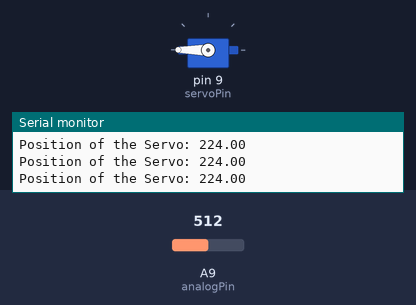
Recording of a sketch running on a simulated Arduino Mega 2560, built with avr-gcc and run on an emulated ATmega2560. Parts: servo, the last lines printed to the serial monitor. The test bench sets the inputs (shaded band); at power-on: A9 (analogPin) = 512.

Above: at 1.3 s.
1.4 s: A9 (analogPin) set to 306
At 2.0 s:
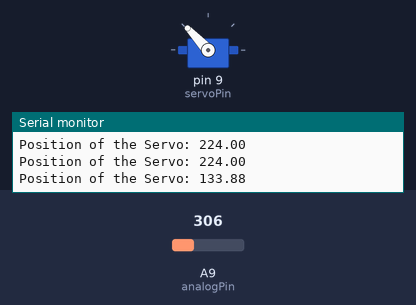
3.0 s: A9 (analogPin) set to 122
At 4.2 s:
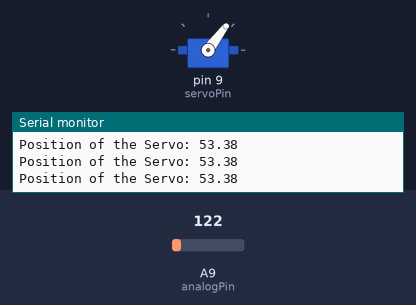
4.5 s: A9 (analogPin) set to 0
At 5.6 s:
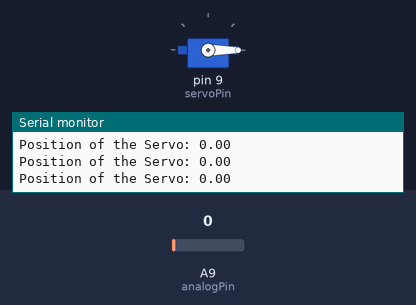
6.0 s: A9 (analogPin) set to 511
At 6.9 s:
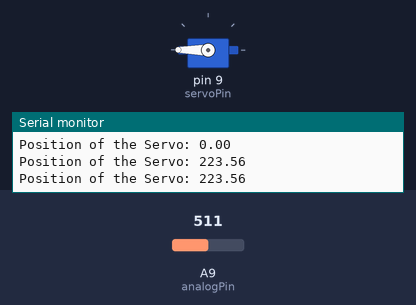
Timing chart, 0 to 8.5 s (numbered marks = the images above; inputs shaded):
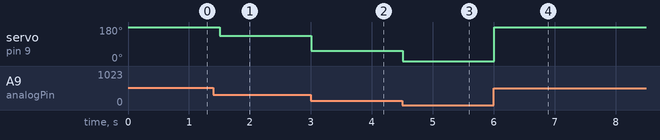

The sketch:

servo_manipulator.ino
```cpp
// Siddharth Sivakumar
// July 19, 2026
// Arduino MEGA
// The purpose of this program

#include <Servo.h>
Servo myServo;

int analogPin = A9;
int servoPin = 9;

int lowestPos = 0;
int highestPos = 175;
int highestLight = 400;
int lowestLight = 0;
float currentPos;
int currentLight;
int delayTime = 500;

void setup() {
  pinMode(analogPin, INPUT);
  pinMode(servoPin, OUTPUT);
  Serial.begin(9600);
  myServo.attach(servoPin);
}

void loop() {
  currentLight = analogRead(analogPin);
  currentPos = 1.0 * currentLight / (highestLight - lowestLight) * (highestPos - lowestPos);

  myServo.write(currentPos);
  Serial.print("Position of the Servo: ");
  Serial.println(currentPos);
  delay(delayTime);
}
```

Measured:
- after the input at 1.4 s, servo on pin 9 (servoPin): 180° → 133° after 0.10 s
- after the input at 3.0 s, servo on pin 9 (servoPin): 133° → 53° at once
- after the input at 4.5 s, servo on pin 9 (servoPin): 53° → 0° at once
- after the input at 6.0 s, servo on pin 9 (servoPin): 0° → 180° at once
